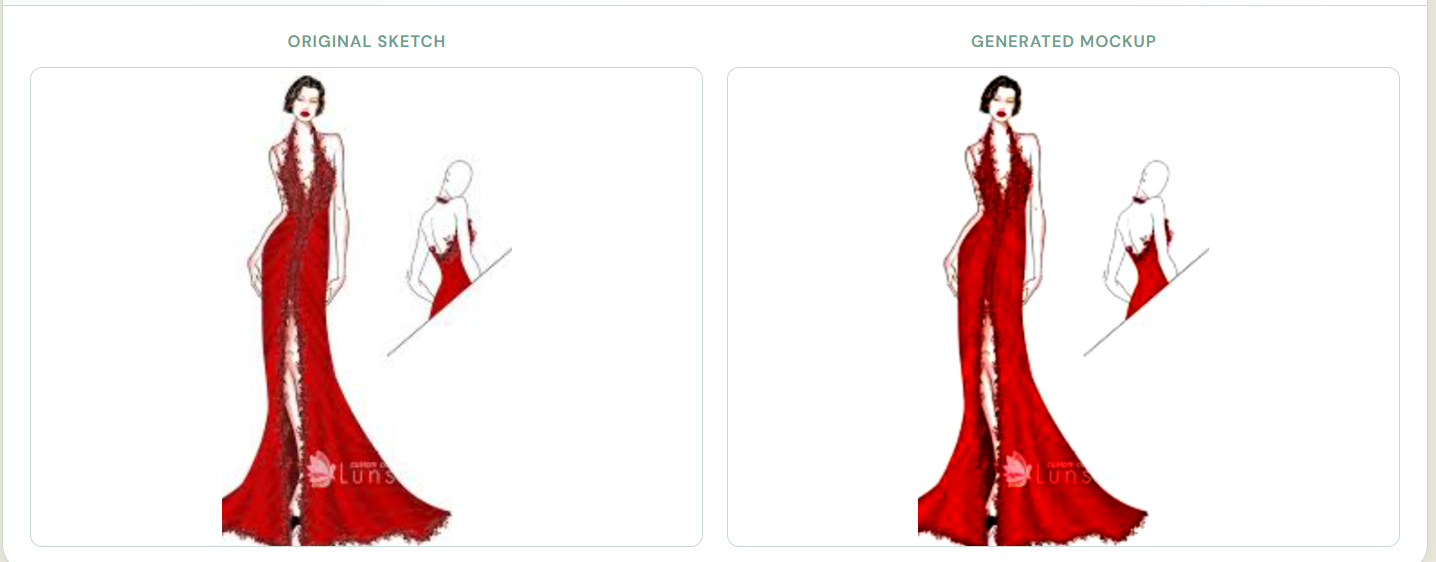
#> input picture image.png, 1436 x 562 px
$ python -i mockup_service.py   (imports and definitions only)
#> lines starting #> are read from the running program, lines starting #| are printed output that depends on the picture
"""Mockup generation service.

Local mode  (ENVIRONMENT != 'production'):
    PIL-based contrast/saturation/sharpen simulation.
    Returns /static/… URLs served by Flask.

Production mode (ENVIRONMENT=production):
    Amazon Bedrock Titan Image Generator v2 — IMAGE_VARIATION task.
    similarityStrength is configurable (default 0.65) — preserves garment
    silhouette and pose from sketch while adding photorealism.
    IAM-role credentials — no hardcoded keys.
    Uploads sketch + generated mockup to S3 via presigned URLs.
    Returns https://… presigned S3 URLs.
"""

from __future__ import annotations

import base64
import io
import json
import logging
import os
import uuid
from dataclasses import dataclass, field
from typing import Final

log = logging.getLogger(__name__)

# ---------------------------------------------------------------------------
# Constants
# ---------------------------------------------------------------------------

_BEDROCK_DEFAULT_MODEL: Final = "amazon.titan-image-generator-v2:0"
_IMAGE_SIZE: Final = 512          # Titan v2 constraint: 256–2048, multiples of 64
_PRESIGNED_URL_TTL: Final = 3600  # seconds

_CATEGORY_CONTEXT: Final[dict[str, str]] = {
    "saree": (
        "Professional Indian fashion photography, woman in elegant silk saree: "
        "6-yard fabric with crisp waist pleats, pallu draped over left shoulder, "
        "fitted embroidered blouse, petticoat visible at hem, intricate zari border, "
        "gold jewelry, temple or studio backdrop, soft diffused lighting, "
        "confident full-body pose, ultra-detailed fabric texture, 4K editorial quality"
    ),
    "lehenga": (
        "Professional Indian fashion photography, woman in bridal lehenga choli: "
        "voluminous circular flared embroidered skirt, fitted cropped choli showing midriff, "
        "sheer embroidered dupatta draped elegantly, heavy zardozi embellishments, "
        "kundan jewelry, warm bokeh background, golden hour lighting, "
        "regal upright pose, ultra-detailed embroidery, 4K editorial quality"
    ),
    "salwar_suit": (
        "Professional Indian fashion photography, woman in salwar kameez: "
        "fitted churidar pants with ankle gathers, knee-length straight kameez tunic, "
        "matching dupatta over one shoulder, delicate embroidery on neckline and cuffs, "
        "minimal gold jewelry, clean studio background, soft natural lighting, "
        "elegant standing pose, ultra-sharp fabric detail, 4K editorial quality"
    ),
    "kurti": (
        "Professional Indian fashion photography, woman in kurti tunic: "
        "straight knee-length printed tunic with side slits, worn over slim churidar leggings, "
        "NO saree, NO dupatta, NO pallu, standalone ethnic top, "
        "block print or embroidery detail, minimal jewelry, bright studio lighting, "
        "casual confident pose, contemporary ethnic fashion, 4K editorial quality"
    ),
    "kurta": (
        "Professional Indian fashion photography, man in traditional kurta: "
        "long straight-cut kurta reaching mid-calf, embroidered collar and placket, "
        "paired with white churidar pants, nehru or mandarin collar, "
        "minimal accessories, clean neutral studio background, dramatic side lighting, "
        "confident masculine full-body stance, sharp fabric detail, 4K editorial quality"
    ),
    "kurta_pyjama": (
        "Professional Indian fashion photography, man in kurta pyjama set: "
        "long straight-cut kurta with matching straight-leg pyjama pants, "
        "coordinated fabric and embroidery, tonal or contrast set, ethnic menswear, "
        "mojari footwear visible, neutral warm studio background, soft diffused lighting, "
        "relaxed formal standing pose, full outfit shown, 4K editorial quality"
    ),
    "sherwani": (
        "Professional Indian fashion photography, man in ornate sherwani: "
        "long embroidered coat-jacket with mandarin collar reaching below knees, "
        "heavy zardozi and sequin embellishments, fitted churidar pants, "
        "groom or wedding occasion styling, turban or safa optional, "
        "white background, professional lighting, regal formal pose, 4K editorial quality"
    ),
}
_NEGATIVE_PROMPT_BASE: Final = (
    "sketch, cartoon, blurry, watermark, deformed, extra limbs, "
    "mannequin, plastic skin, dark background, cluttered background, "
    "wrong clothing type, low quality, noisy"
)

_NEGATIVE_PROMPT_MENSWEAR: Final = (
    _NEGATIVE_PROMPT_BASE + ", "
    "woman, female, saree, lehenga, dupatta, pallu, blouse, skirt, feminine garment"
)

_NEGATIVE_PROMPT_WOMENSWEAR: Final = (
    _NEGATIVE_PROMPT_BASE + ", "
    "man, male, beard, kurta, dhoti, sherwani, masculine garment"
)

# Anti-saree negative prompt for kurti (most confused category)
_NEGATIVE_PROMPT_KURTI: Final = (
    "sketch, cartoon, blurry, watermark, deformed, mannequin, dark background, "
    "saree, sari, draped fabric, pallu, pleated saree, 6-yard drape, petticoat, "
    "saree blouse, wrapped draping, man, male, dhoti, sherwani"
)

# Menswear categories — used to select the right negative prompt
_MENSWEAR_CATEGORIES: Final = frozenset({"kurta", "kurta_pyjama", "sherwani"})

# ---------------------------------------------------------------------------
# Config dataclass — centralises all tunable parameters
# ---------------------------------------------------------------------------

@dataclass
class MockupConfig:
    """Runtime configuration for mockup generation."""

    environment: str = field(
        default_factory=lambda: os.environ.get("ENVIRONMENT", "local").lower()
    )
    bedrock_model_id: str = field(
        default_factory=lambda: os.environ.get("BEDROCK_IMAGE_MODEL_ID", _BEDROCK_DEFAULT_MODEL)
    )
    aws_region: str = field(
        default_factory=lambda: os.environ.get("AWS_REGION", "us-east-1")
    )
    s3_bucket: str = field(
        default_factory=lambda: os.environ.get("S3_BUCKET", "")
    )
    # 0.2 = max photorealism (loose sketch structure)
    # 0.5 = balanced; 0.65 = preserves garment silhouette (recommended)
    # 0.8 = very close to sketch (less photorealistic)
    similarity_strength: float = field(
        default_factory=lambda: float(os.environ.get("SIMILARITY_STRENGTH", "0.65"))
    )
    cfg_scale: float = field(
        default_factory=lambda: float(os.environ.get("CFG_SCALE", "10.0"))
    )
    seed: int = field(
        default_factory=lambda: int(os.environ.get("GENERATION_SEED", "0"))
        # seed=0 means random; deterministic results: set a fixed integer
    )

    @property
    def is_production(self) -> bool:
        return self.environment in ("production", "prod")


# ---------------------------------------------------------------------------
# Prompt builder
# ---------------------------------------------------------------------------

# [36 lines left out: functions _get_negative_prompt, _build_prompt, not called in this run]


# ---------------------------------------------------------------------------
# Local mode — PIL simulation
# ---------------------------------------------------------------------------

def _pil_enhance(src_path: str, dest_path: str) -> None:
    """Apply contrast/colour/sharpness pipeline to simulate a rendered mockup."""
#> called with src_path = '../../../image.png', dest_path = 'out.png'
    from PIL import Image, ImageEnhance, ImageFilter  # type: ignore[import]

    with Image.open(src_path) as img:
#> img is the input picture: PIL image 1436x562 RGBA; mean R, G, B, A 245.1, 230.5, 230.2, 255
        img = img.convert("RGB").resize((_IMAGE_SIZE, _IMAGE_SIZE), Image.LANCZOS)
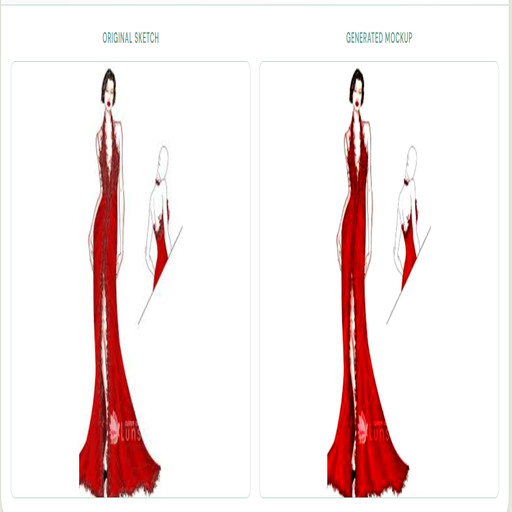
#> img: PIL image 512x512 RGB; mean R, G, B 245, 230.5, 230.1
        img = ImageEnhance.Contrast(img).enhance(1.4)
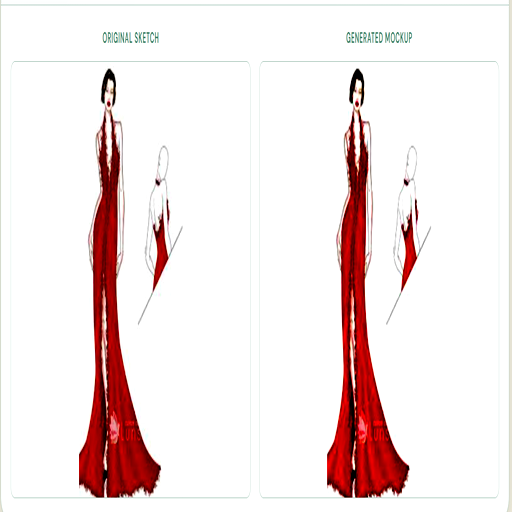
#> img: PIL image 512x512 RGB; mean R, G, B 242.4, 228.8, 228.4
        img = ImageEnhance.Color(img).enhance(1.3)
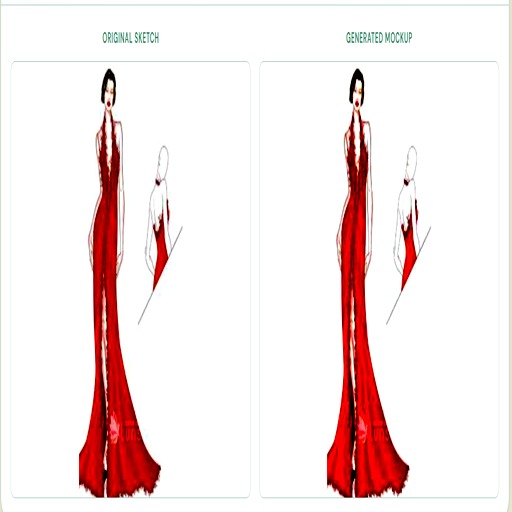
#> img: PIL image 512x512 RGB; mean R, G, B 245, 228.6, 228.1
        img = ImageEnhance.Brightness(img).enhance(1.05)
        img = ImageEnhance.Sharpness(img).enhance(1.6)
        img = img.filter(ImageFilter.SMOOTH_MORE)
        img.save(dest_path, "PNG", optimize=True)


# [242 lines left out: functions _save_local, _bedrock_client, _prepare_sketch_b64, _bedrock_generate, _s3_upload, _save_production and 1 more, not called in this run]

>>> result = _pil_enhance('../../../image.png', 'out.png')
